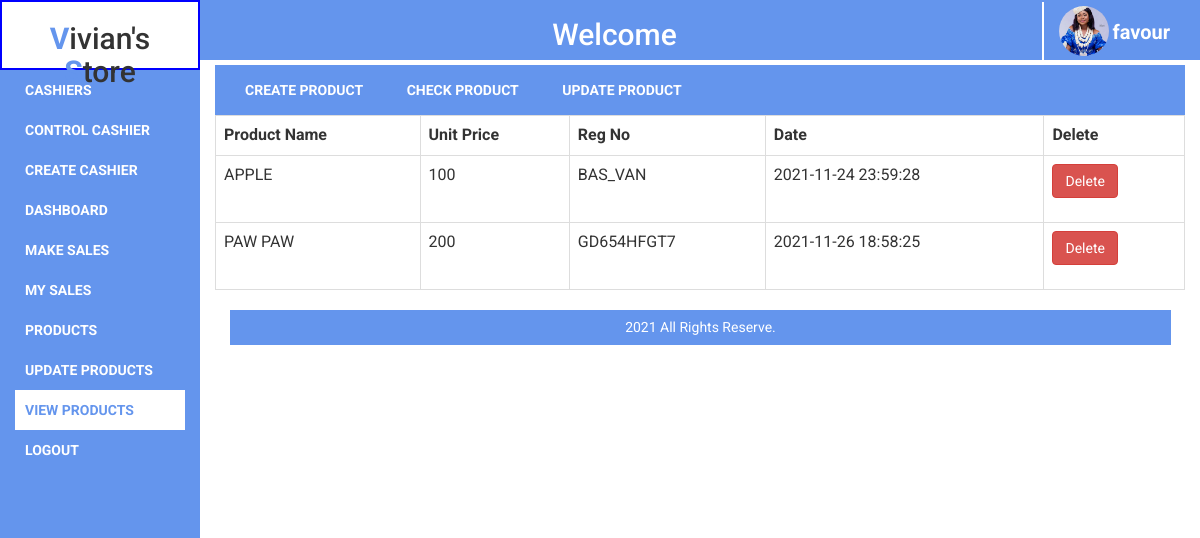
Screenshot of /checkitems (signed in) with the database file from the repository.
### tables this page shows
CREATE TABLE `tblitm` (
  `itmId` int(11) NOT NULL,
  `proName` varchar(30) NOT NULL,
  `proPrice` varchar(10) NOT NULL,
  `proReg` varchar(20) NOT NULL,
  `date` datetime NOT NULL DEFAULT CURRENT_TIMESTAMP
);

### config/dblink.php (called while the page is built, shortened)
<?php
class Vic{
private $connect = NULL;
public function __construct()
  {
$servername = "localhost";
$username = "root";
$password = "";
$dbname = "victor";
  $this->connect = "";
  try{
  $this->connect = new PDO("mysql:host=$servername;dbname=$dbname", $username, $password);
  $this->connect->setAttribute(PDO::ATTR_ERRMODE, PDO::ERRMODE_EXCEPTION);
  $this->connect->exec("SET CHARACTER SET utf8");
    }
  catch(PDOException $e) {
  echo 'Error: ' . $e->getMessage();
        }
  }
 public function tbl_select($tblquery,$tblvalue = array())
 {
 try{
  $stmt = $this->connect->prepare($tblquery);
  $stmt->execute($tblvalue);
  $results = $stmt->fetchAll(PDO::FETCH_ASSOC);
  return $results;
} catch(PDOException $e) {
    echo 'Error: ' . $e->getMessage();
  }
 }
  }
?>

### pages/checkitems.php (the view, shortened to what this page needs)
<div class='dynamicBodyNav'>
    <?php
        if($_SESSION['position'] == 'Admin'){
        ?>
            <ul>
                <li>
                    <a href='additems'>Create Product</a>
                <li>
                <li>
                    <a href='checkitems'>Check Product</a>
                <li>
                <li>
                    <a href='updateitems'>Update Product</a>
                <li>
            </ul>
        <?php
        }else{
        }
    ?>
</div>
<div class="dynamicMainBodyBoxDelete">
    <table class="table table-bordered table-hover">
        <tr>
            <th>Product Name</th>
            <th>Unit Price</th>
            <th>Reg No</th>
            <th>Date</th>
            <?php
                if($_SESSION['position'] == 'Admin'){
                ?>
                    <th>Delete</th>
                <?php
                }else{
                }
            ?>
        </tr>
        <?php
            $tblquery = "SELECT * FROM tblItm GROUP BY proName";
            $tblvalue = array();
            $select = $collect->tbl_select($tblquery, $tblvalue);
            foreach($select as $data){
                extract($data);
            ?>
                <?Php
                    if($_SESSION['position'] == 'Admin'){
                        echo  "
                            <tr>
                                <td>$proName</td>
                                <td>$proPrice</td>
                                <td>$proReg</td>
                                <td>$date</td>
                                <td>
                                    <form action='checkitems' method='POST'>
                                        <input type='hidden' name='del' value='$itmId'>
                                        <input type='submit' name='delete' value='Delete' class='btn btn-danger'>
                                    </form>
                                </td>
                            </tr>
                        ";
                    }
                ?>
                <?php
            }
        ?>
</div>

### styles/stylesheet.css (style rules this page uses)
body { box-sizing: border-box; font-family: 'Roboto', sans-serif; margin: 0; overflow-x: hidden; padding: 0; }
.table tr, .table tr td { vertical-align: middle; }
ul { margin: 0; padding: 0; width: 100%; }
ul li { cursor: pointer; list-style: none; padding: 10px; text-align: left; width: 100%; }
ul li a { color: #fff; font-weight: bolder; text-decoration: none; text-transform: uppercase; width: 100%; }
.dynamicBodyNav { background:cornflowerblue; height: 50px; margin-top: 5px; }
.dynamicBodyNav ul { margin: 5px; padding: 15px; }
.dynamicBodyNav ul li { cursor: pointer; display: inline; list-style-type: none; width: 100%; }

### rows the page displays
tblitm: proName "APPLE", proPrice "100", proReg "BAS_VAN", date "2021-11-24 23:59:28"
tblitm: proName "PAW PAW", proPrice "200", proReg "GD654HFGT7", date "2021-11-26 18:58:25"

### other values shown
$_SESSION['username'] "favour"
